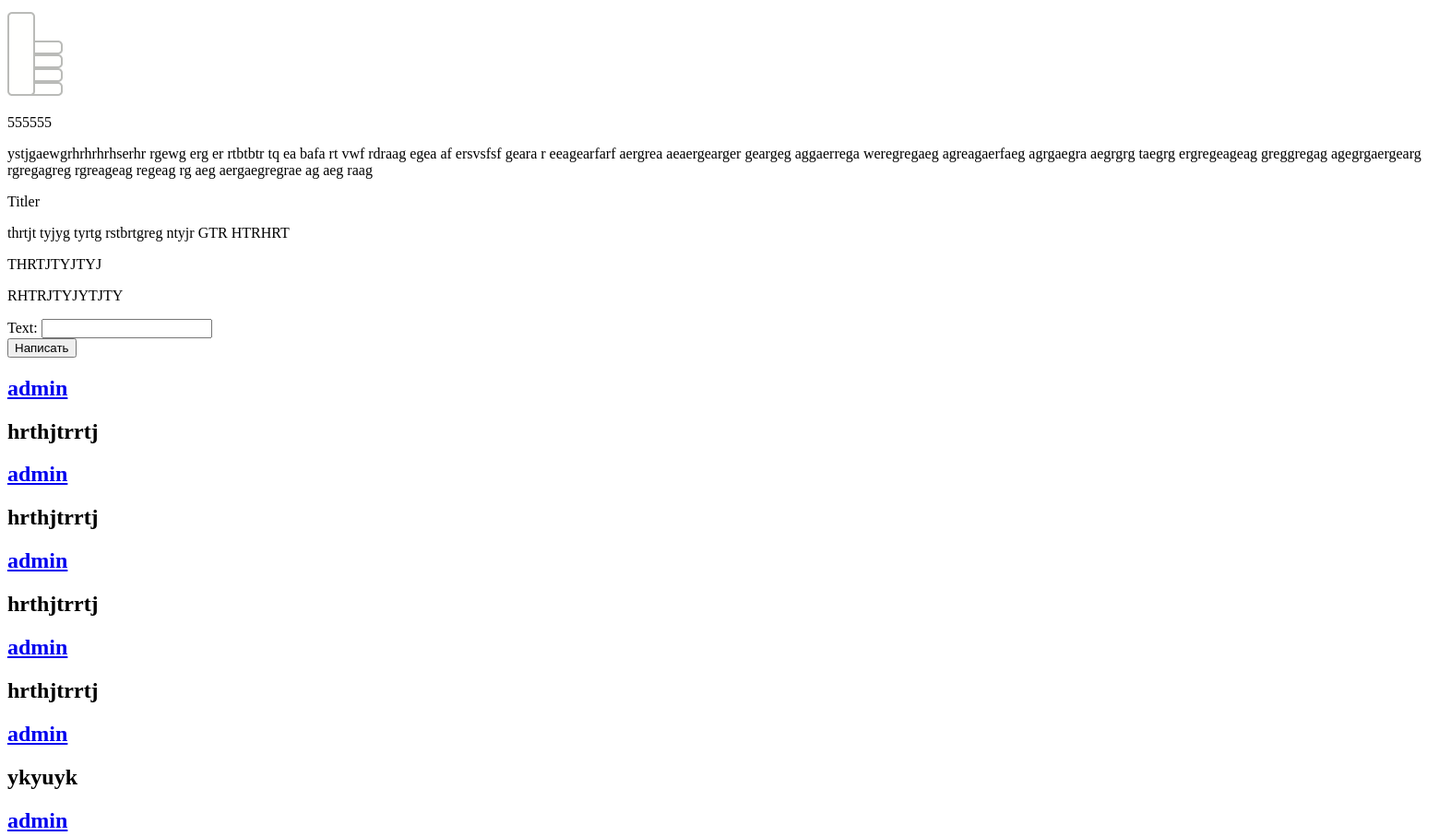
The page /post/5 (middle part) on the database as committed earlier.
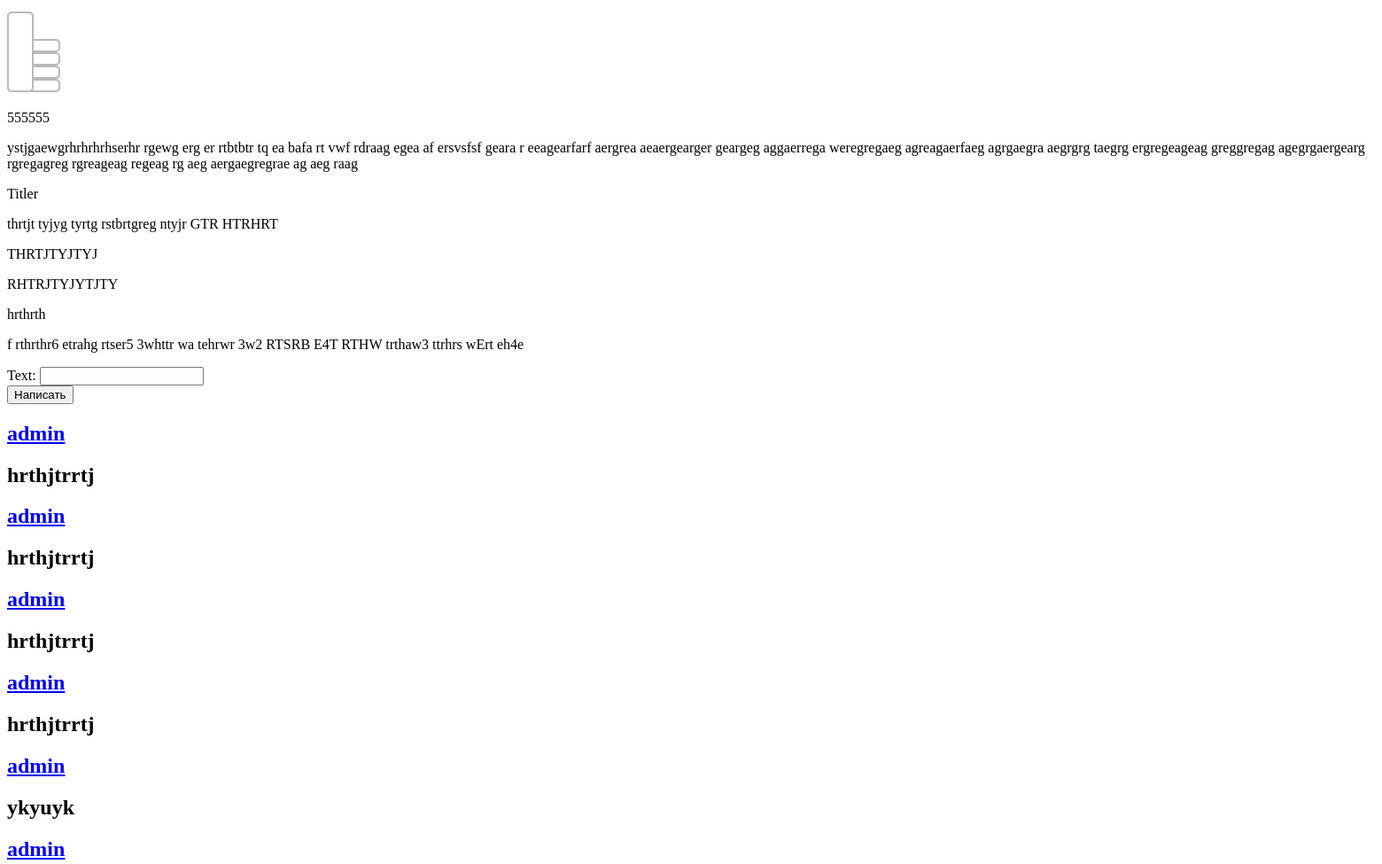
The same page on the database as committed later.
### cwapp/models.py (models this page shows)
class PostContinue(models.Model):
    post = models.ForeignKey(Post, on_delete=models.CASCADE)
    chapter = models.PositiveIntegerField()
    author = models.ForeignKey(User, on_delete=models.CASCADE)
    title = models.CharField(max_length=300, null=True, blank=True)
    text = models.TextField(max_length=3000)
    image = models.ImageField(upload_to='images', null=True, blank=True)
    created = models.DateTimeField(auto_now=True)
    changed = models.DateTimeField(auto_now_add=True)

class Comment(models.Model):
    post = models.ForeignKey(Post, null=True, blank=True, on_delete=models.CASCADE)
    post_continue = models.ForeignKey(PostContinue, null=True, blank=True, on_delete=models.CASCADE)
    author = models.ForeignKey(User, on_delete=models.CASCADE)
    text = models.CharField(max_length=1000)
    changed = models.DateTimeField(auto_now_add=True)

### cwapp/views.py (the view)
# urls.py: path('post/<int:post_id>', views.post_page, name='post'),
def post_page(request, post_id):
    post = get_object_or_404(Post, id=post_id)
    continues = PostContinue.objects.filter(post__id=post_id)
    comments = Comment.objects.filter(post__id=post_id)
    if request.method == 'POST':
        form = CommentForm(request.POST)
        comment = Comment()
        comment.author = User.objects.get(username=request.user.username)
        comment.post = Post.objects.get(id=post_id)
        comment.text = request.POST.get('text')
        comment.save()
    else:
        form = CommentForm()
    context = {'post': post, 'continues': continues, 'comments': comments, 'form': form}
    return render(request, 'post.html', context)

### cwapp/forms.py
class CommentForm(forms.ModelForm):
    class Meta:
        model = Comment
        fields = ['text']

### cwapp/templates/post.html (shortened to what this page needs)
{%extends 'base.html'%}
{%block content%}
    <main>
        <div class="posts">
            <a href="{%url 'like_post' post.id%}">
                {%if user in post.likes.all%}
                <img src="/static/like_full.png" alt="" class="like">
                {%else%}
                <img src="/static/like.png" alt="" class="like">
                {%endif%}
            </a>
        </div>
        <p class="post_text">{{post.start_title}}</p>
        <p class="post_text">{{post.post_start}}</p>
        {%for continue in continues%}
        <p class="post_text">{{continue.title}}</p>
        <p class="post_text">{{continue.text}}</p>
        {%endfor%}
        <form method="post">
            {{form}}
            <button>Написать</button>
        </form>
        <section class="comments">
            {%for comment in comments%}
            <h2>
                <a href="{%url 'another_profile' comment.author.username%}">{{comment.author.username}}</a>
                <h2>{{comment.text}}</h2>
            </h2>
            {%endfor%}
        </section>
    </main>
{%endblock%}

Rows that differ between the two databases and show on the page:
added PostContinue: title "hrthrth", text "f rthrthr6 etrahg rtser5 3whttr wa tehrwr 3w2 RTSRB E4T RTHW trthaw3 ttrhrs wErt eh4e"
